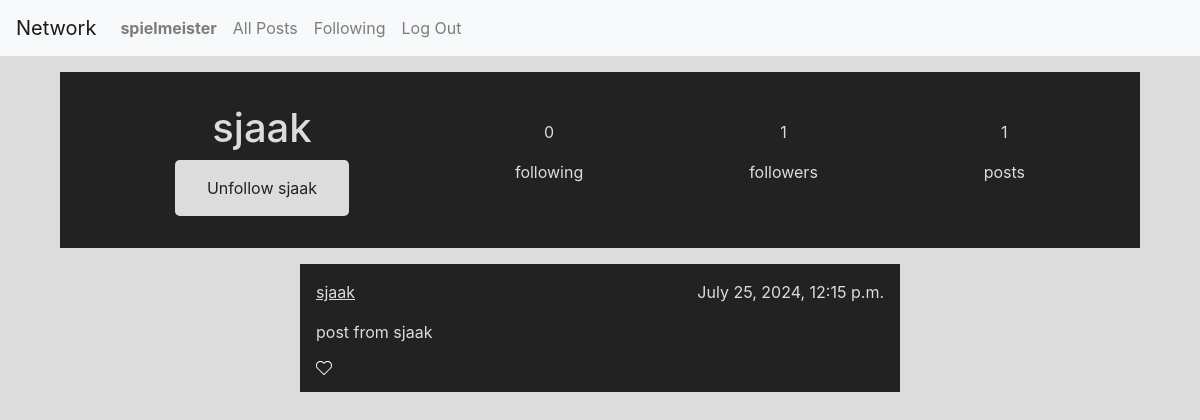
Screenshot of /profile/3 (signed in) with the database file from the repository.
### network/models.py (models this page shows)
class User(AbstractUser):
    pass

class Post(models.Model):
    user = models.ForeignKey(User, on_delete=models.CASCADE)
    content = models.CharField(max_length=9999)
    timestamp = models.DateTimeField(default=timezone.now())

### network/views.py (the view)
# urls.py: path("profile/<int:user_id>", views.profile, name="profile"),
def profile(request, user_id):
    try:
        profile = User.objects.filter(id=user_id)[0]
        posts = Post.objects.filter(user=profile).order_by("-timestamp")
        followed = Follow.objects.filter(follower=request.user.id, followed=user_id)
        if(len(followed) == 1):
            followed = True
        else:
            followed = False
    except:
        return HttpResponseRedirect(reverse("index"))
    return render(request, "network/profile.html",{
        "profile": profile,
        "posts": posts,
        "followed":followed,
        "followednum": Follow.objects.filter(followed=profile).count(),
        "followernum": Follow.objects.filter(follower=profile).count(),
    })

### network/templates/network/profile.html (shortened to what this page needs)
{% extends 'network/layout.html' %}
{% block body %}
<div id="user">
    <div id="info">
        <div>
            <h1>{{ profile.username }}</h1>
            {% if not user.id == profile.id %}
            {% if followed %}
            <a class="button followed" href="{% url 'follow' profile.id %}">Unfollow {{ profile.username }}</a>
            {% else %}
            <a class="button" href="{% url 'follow' profile.id %}">Follow {{ profile.username }}</a>
            {% endif %}
            {% endif %}
        </div>
        <div>
            <p>{{ followernum }}</p>
            <p>following</p>
        </div>
        <div>
            <p>{{ followednum }}</p>
            <p>followers</p>
        </div>
        <div>
            <p>{{ posts|length }}</p>
            <p>posts</p>
        </div>
    </div>
</div>
<div id="post-list">
    {% for post in posts %}
    <div class="post">
        <div class="post-top">
            <p class="post-user"><a href="{% url 'profile' post.user.id%}">{{ post.user }}</a></p>
            <p class="post-timestamp">{{ post.timestamp }}</p>
        </div>
        <div class="post-body">
            <p>{{ post.content }}</p>
        </div>
        <div class="post-bottom">
        </div>
    </div>
    {% endfor %}
</div>
{% endblock %}

### network/templates/network/layout.html (shortened to what this page needs)
{% load static %}
<!DOCTYPE html>
<html lang="en">
<head>
    <link rel="stylesheet" href="https://stackpath.bootstrapcdn.com/bootstrap/4.4.1/css/bootstrap.min.css"
>
    <link href="{% static 'network/styles/styles.css' %}" rel="stylesheet">
</head>
<body>
    <nav class="navbar navbar-expand-lg navbar-light bg-light">
        <a class="navbar-brand" href="#">Network</a>
        <div>
            <ul class="navbar-nav mr-auto">
                {% if user.is_authenticated %}
                <li class="nav-item">
                    <a class="nav-link" href="#"><strong>{{ user.username }}</strong></a>
                </li>
                {% endif %}
                <li class="nav-item">
                    <a class="nav-link" href="{% url 'index' %}">All Posts</a>
                </li>
                {% if user.is_authenticated %}
                <li class="nav-item">
                    <a class="nav-link" href="{% url 'followed' %}">Following</a>
                </li>
                <li class="nav-item">
                    <a class="nav-link" href="{% url 'logout' %}">Log Out</a>
                </li>
                {% endif %}
            </ul>
        </div>
    </nav>
    <div class="body">
        {% block body %}
        {% endblock %}
    </div>
</body>
</html>

### network/static/network/styles/styles.css (style rules this page uses)
nav { margin-bottom: 1em; }
body { background-color: #dcdcdc; color: #222222; }
#post-list { width: 100vw; display: flex; flex-direction: column; align-items: center; }
#post-list .post { width: 50vw; background-color: #222222; color: #dcdcdc; padding: 1em; margin-bottom: 0.3em; }
#post-list .post a { color: #dcdcdc; text-decoration: underline; }
#post-list .post .post-top { display: flex; flex-direction: row; justify-content: space-between; }
#post-list .post .post-bottom { display: flex; flex-direction: row; }
#post-list .post .post-bottom svg { width: 1em; height: 1em; }
#user { width: 90vw; margin: 0 auto 1em auto; padding: 2em; background-color: #222222; color: #dcdcdc; display: flex; flex-direction: column; }
#user .button { width: 100%; padding: 1em 2em; background-color: #d45113; color: black; border: none; border-radius: 0.3em; text-align: center; }
#user .followed { background-color: #dcdcdc; color: #222222; }
#user #info { display: flex; flex-direction: row; justify-content: space-around; align-items: center; }
#user #info div { display: flex; flex-direction: column; align-items: center; }

### rows the page displays
User: username "spielmeister"
User: username "sjaak"
Post: user "sjaak", timestamp "July 25, 2024, 12:15 p.m.", content "post from sjaak"

### other values shown
{{ followernum }} "0"
{{ followednum }} "1"
{{ posts|length }} "1"
